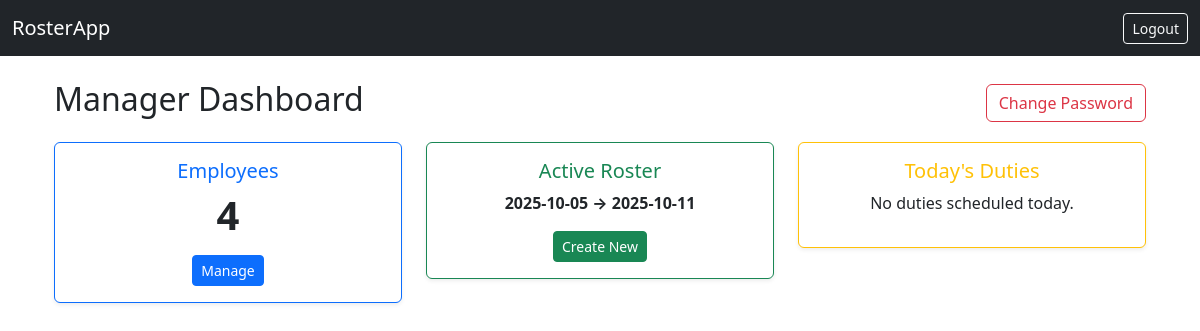
Before: / (signed in) with the older database file.
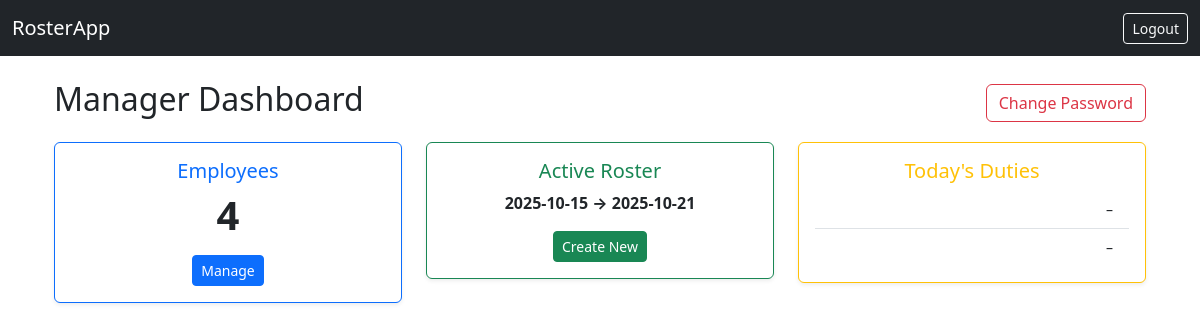
After: the same page with the newer database file.
### tables this page shows
CREATE TABLE roster (
            roster_id  INTEGER PRIMARY KEY AUTOINCREMENT,
            start_date TEXT,
            end_date   TEXT,
            pdf_file   TEXT,  -- Path to the generated PDF
            created_at TEXT DEFAULT CURRENT_TIMESTAMP,
            edited_on  TEXT
        );

CREATE TABLE roster_assignments (
            id          INTEGER PRIMARY KEY AUTOINCREMENT,
            roster_id   INTEGER NOT NULL,
            employee_id INTEGER NOT NULL,
            duty_date   TEXT NOT NULL,
            shift       TEXT,
            hours       TEXT,
            note        TEXT,
            start_time   TEXT,
            end_time     TEXT,       
            FOREIGN KEY(roster_id) REFERENCES roster(roster_id) ON DELETE CASCADE,
            FOREIGN KEY(employee_id) REFERENCES staff(staff_id) ON DELETE CASCADE
        );

### app/routes.py (the view)
@bp.route("/")
def dashboard():
    conn = get_db()
    cur = conn.cursor()
    cur.execute("SELECT COUNT(*) FROM staff")
    employee_count = cur.fetchone()[0]
    cur.execute("SELECT * FROM roster ORDER BY created_at DESC LIMIT 1")
    latest_roster = cur.fetchone()
    if latest_roster is None:
        latest_roster = {"start_date": "N/A", "end_date": "N/A"}
    today_str = date.today().strftime("%Y-%m-%d")
    cur.execute("""
        SELECT s.name, ra.shift, ra.hours, ra.note
        FROM roster_assignments ra
        JOIN staff s ON ra.employee_id = s.staff_id
        WHERE ra.duty_date = ?
        ORDER BY ra.shift
    """, (today_str,))
    today_duties = cur.fetchall()
    return render_template(
        "dashboard.html",
        username=session.get("username"),
        employee_count=employee_count,
        latest_roster=latest_roster,
        today_duties=today_duties
    )

### app/database.py (called while the page is built)
def get_db():
    if 'db' not in g:
        db_path = current_app.config.get('DATABASE', 'roster.db')
        db_dir = os.path.dirname(db_path)
        if db_dir:
            os.makedirs(db_dir, exist_ok=True)
        g.db = sqlite3.connect(db_path)
        g.db.row_factory = sqlite3.Row
    return g.db

### app/routes.py (called while the page is built)
@bp.before_request
def require_login():
    if "manager_id" not in session and request.endpoint not in ("main.login", "main.static"):
        flash("Please log in to access this page.", "warning")
        return redirect(url_for("main.login"))

### app/templates/dashboard.html (shortened to what this page needs)
{% extends "base.html" %}
{% block content %}
<div class="container mt-4">
    <div class="d-flex justify-content-between align-items-center mb-3">
        <h2> Manager Dashboard</h2>
           <a href="{{ url_for('main.change_password') }}"class="btn btn-outline-danger">
             Change Password
        </a>
    </div>
    <div class="row mb-4">
        <div class="col-md-4">
            <div class="card text-center shadow-sm border-primary">
                <div class="card-body">
                    <h5 class="card-title text-primary"> Employees</h5>
                    <p class="display-6 fw-bold">{{ employee_count }}</p>
                    <a href="{{ url_for('main.employees') }}" class="btn btn-sm btn-primary">Manage</a>
                </div>
            </div>
        </div>
        <div class="col-md-4">
            <div class="card text-center shadow-sm border-success">
                <div class="card-body">
                    <h5 class="card-title text-success"> Active Roster</h5>
                    {% if latest_roster %}
                    <p class="fw-bold">{{ latest_roster['start_date'] }} → {{ latest_roster['end_date'] }}</p>
                    {% else %}
                    <p>No roster created yet.</p>
                    {% endif %}
                    <a href="{{ url_for('main.rosters') }}" class="btn btn-sm btn-success">Create New</a>
                </div>
            </div>
        </div>
        <div class="col-md-4">
            <div class="card text-center shadow-sm border-warning">
                <div class="card-body">
                    <h5 class="card-title text-warning"> Today's Duties</h5>
                    {% if today_duties %}
                    <ul class="list-group list-group-flush">
                        {% for duty in today_duties %}
                        <li class="list-group-item d-flex justify-content-between">
                            <small>{{ duty['start_time'] }}–{{ duty['end_time'] }}</small>
                        </li>
                        {% endfor %}
                    </ul>
                    {% else %}
                    <p>No duties scheduled today.</p>
                    {% endif %}
                </div>
            </div>
        </div>
    </div>
</div>
{% endblock %}

Changed rows visible on the page:
removed roster: start_date "2025-10-05", end_date "2025-10-11"
added roster: start_date "2025-10-15", end_date "2025-10-21"
Other visible differences:
text no longer shown: "No duties scheduled today."
